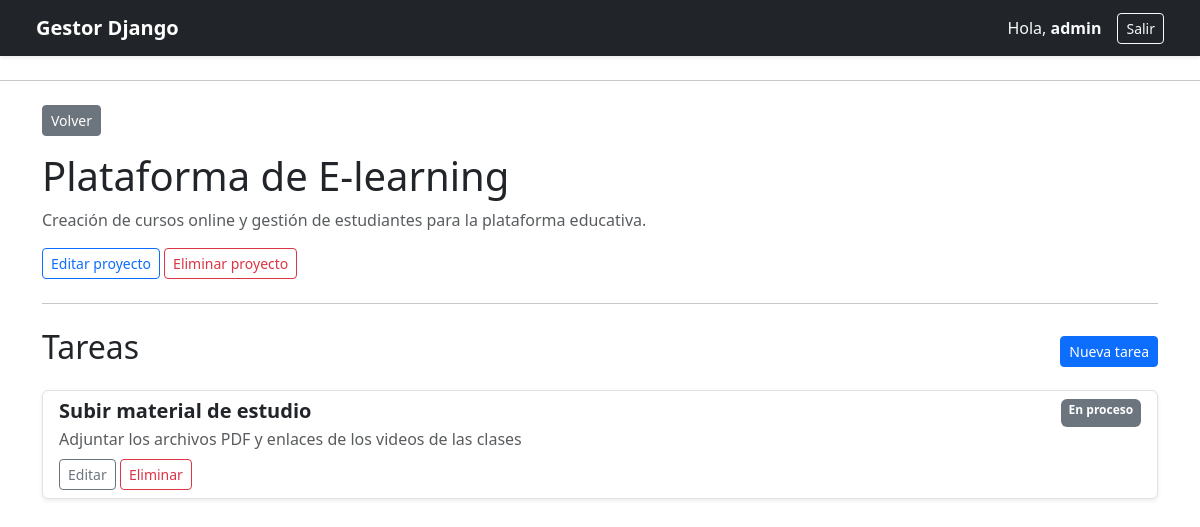
Page /proyectos/4/ (signed in) on the committed database.
### tareas/models.py (models this page shows, shortened)
class Proyecto(models.Model):
    usuario = models.ForeignKey(settings.AUTH_USER_MODEL, on_delete=models.CASCADE, related_name="proyectos"
    )
    nombre = models.CharField(max_length=100)
    descripcion = models.TextField(blank=True)
    fecha_creacion = models.DateTimeField(auto_now_add=True)

class Tarea(models.Model):
    ESTADOS = [
        ("pendiente", "Pendiente"),
        ("en_proceso", "En proceso"),
        ("finalizada", "Finalizada"),
    ]
    proyecto = models.ForeignKey(Proyecto, on_delete=models.CASCADE, related_name="tareas")
    titulo = models.CharField(max_length=100)
    descripcion = models.TextField(blank=True)
    estado = models.CharField(
        max_length=20,
        choices=ESTADOS,
        default="pendiente"
    )
    fecha_creacion = models.DateTimeField(auto_now_add=True)

### tareas/views.py (the view)
# urls.py: path("proyectos/<int:pk>/", ProyectoDetailView.as_view(), name="proyecto_detail"),
class ProyectoDetailView(LoginRequiredMixin, DetailView):
    model = Proyecto
    template_name = "tareas/proyecto_detail.html"
    context_object_name = "proyecto"
    def get_queryset(self):
        return Proyecto.objects.filter(usuario=self.request.user)

### tareas/templates/tareas/proyecto_detail.html (shortened to what this page needs)
{% extends 'base.html' %}
{% block content %}
<a href="{% url 'proyecto_list' %}" class="btn btn-secondary btn-sm mb-3">Volver</a>
<h1>{{ proyecto.nombre }}</h1>
<p class="text-muted">{{ proyecto.descripcion }}</p>
<div class="mb-4">
    <a href="{% url 'proyecto_update' proyecto.pk %}" class="btn btn-outline-primary btn-sm">Editar proyecto</a>
    <a href="{% url 'proyecto_delete' proyecto.pk %}" class="btn btn-outline-danger btn-sm">Eliminar proyecto</a>
</div>
<hr class="my-4">
<div class="d-flex justify-content-between align-items-center mb-3">
    <h2>Tareas</h2>
    <a href="{% url 'tarea_create' proyecto.pk %}" class="btn btn-primary btn-sm">Nueva tarea</a>
</div>
{% if proyecto.tareas.all %}
    <div class="list-group">
        {% for tarea in proyecto.tareas.all %}
            <div class="list-group-item mb-2 shadow-sm rounded">
                <div class="d-flex w-100 justify-content-between">
                    <h5 class="mb-1"><strong>{{ tarea.titulo }}</strong></h5>
                    <span class="badge bg-secondary">{{ tarea.get_estado_display }}</span>
                </div>
                <p class="mb-2 text-muted">{{ tarea.descripcion }}</p>
                <div class="mt-2">
                    <a href="{% url 'tarea_update' tarea.pk %}" class="btn btn-sm btn-outline-secondary">Editar</a>
                    <a href="{% url 'tarea_delete' tarea.pk %}" class="btn btn-sm btn-outline-danger">Eliminar</a>
                </div>
            </div>
        {% endfor %}
    </div>
{% else %}
    <div class="alert alert-info" role="alert">
        Este proyecto no tiene tareas.
    </div>
{% endif %}
{% endblock %}

### tareas/templates/base.html (shortened to what this page needs)
<!doctype html>
<html lang="es">
<head>
    <link href="https://cdn.jsdelivr.net/npm/bootstrap@5.3.3/dist/css/bootstrap.min.css" rel="stylesheet">
</head>
<body>
    <header class="navbar navbar-expand-lg navbar-dark bg-dark shadow-sm px-4 mb-4">
        <div class="container-fluid">
            <a class="navbar-brand fw-bold" href="{% url 'proyecto_list' %}">Gestor Django</a>
            <div class="d-flex align-items-center">
                {% if user.is_authenticated %}
                    <span class="text-light me-3">Hola, <strong>{{ user.username }}</strong></span>
                    <form method="post" action="{% url 'logout' %}" class="d-inline">
                        <button type="submit" class="btn btn-outline-light btn-sm">Salir</button>
                    </form>
                {% else %}
                    <a href="{% url 'login' %}" class="btn btn-outline-light btn-sm me-2">Ingresar</a>
                    <a href="{% url 'registro' %}" class="btn btn-light btn-sm">Registrarse</a>
                {% endif %}
            </div>
        </div>
    </header>
    <hr>
    <div class="container mt-4">
        {% block content %}
        {% endblock %}
    </div>
</body>
</html>

### rows in the picture
Proyecto: nombre "Plataforma de E-learning", descripcion "Creación de cursos online y gestión de estudiantes para la plataforma educativa."
Tarea: titulo "Subir material de estudio", estado "En proceso", descripcion "Adjuntar los archivos PDF y enlaces de los videos de las clases"

### other values in the picture
{{ user.username }} "admin"
